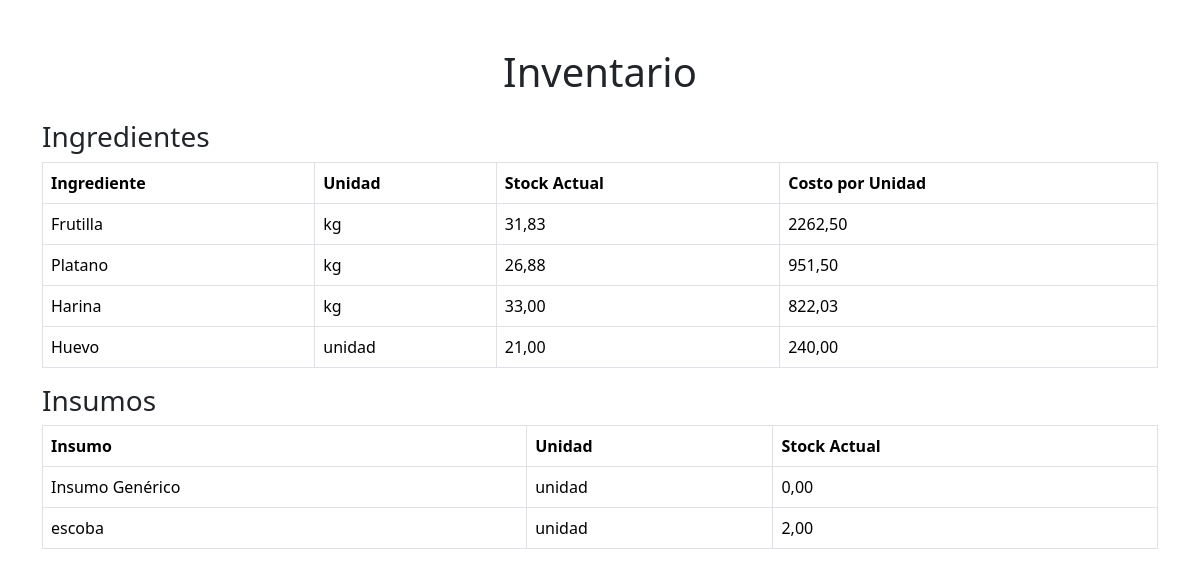
Screenshot of /inventario/ (signed in) with the database file from the repository.
### myapp/models.py (models this page shows, shortened)
class Ingrediente(models.Model):
    CATEGORIAS = [
        ('base', 'Base'),          # Ingredientes básicos, como harina o leche.
        ('adicional', 'Adicional')  # Ingredientes adicionales, como frutas o toppings.
    ]
    nombre = models.CharField(max_length=50, unique=True)  # Nombre único del ingrediente.
    unidad_medida = models.CharField(                     # Unidad en la que se mide.
        max_length=20,
        choices=[
            ('kg', 'Kilogramo'),
            ('litro', 'Litro'),
            ('unidad', 'Unidad'),
        ],
        default='unidad'
    )
    costo_por_unidad = models.DecimalField(               # Costo promedio ponderado del ingrediente.
        max_digits=10,
        decimal_places=2,
        default=0.0,
        editable=False  # No se modifica directamente por el usuario.
    )
    stock_actual = models.DecimalField(                   # Cantidad actual en stock.
        max_digits=10,
        decimal_places=2,
        default=0.0
    )
    categoria = models.CharField(                         # Clasificación del ingrediente.
        max_length=20,
        choices=CATEGORIAS,
        default='adicional'
    )

class Insumo(models.Model):
    nombre = models.CharField(max_length=50, unique=True)
    unidad_medida = models.CharField(
        max_length=20,
        choices=[
            ('unidad', 'Unidad'),
        ],
        default='unidad'
    )
    stock_actual = models.DecimalField(max_digits=10, decimal_places=2, default=0.0)

### myapp/views.py (the view)
# urls.py: path('inventario/', views.lista_inventario, name='lista_inventario'),
@login_required
def lista_inventario(request):
    ingredientes = Ingrediente.objects.all()
    insumos = Insumo.objects.all()
    return render(request, 'lista_inventario.html', {
        'ingredientes': ingredientes,
        'insumos': insumos
    })

### myapp/templates/lista_inventario.html (shortened to what this page needs)
<!DOCTYPE html>
<html lang="es">
<head>
    <link rel="stylesheet" href="https://cdn.jsdelivr.net/npm/bootstrap@5.3.3/dist/css/bootstrap.min.css">
</head>
<body>
    <div class="container mt-5">
        <h1 class="text-center mb-4">Inventario</h1>
        <h3>Ingredientes</h3>
        <table class="table table-bordered">
            <thead>
                <tr>
                    <th>Ingrediente</th>
                    <th>Unidad</th>
                    <th>Stock Actual</th>
                    <th>Costo por Unidad</th>
                </tr>
            </thead>
            <tbody>
                {% for ingrediente in ingredientes %}
                <tr>
                    <td>{{ ingrediente.nombre }}</td>
                    <td>{{ ingrediente.unidad_medida }}</td>
                    <td>{{ ingrediente.stock_actual|floatformat:2 }}</td>
                    <td>{{ ingrediente.costo_por_unidad|floatformat:2 }}</td>
                </tr>
                {% endfor %}
            </tbody>
        </table>
        <h3>Insumos</h3>
        <table class="table table-bordered">
            <thead>
                <tr>
                    <th>Insumo</th>
                    <th>Unidad</th>
                    <th>Stock Actual</th>
                </tr>
            </thead>
            <tbody>
                {% for insumo in insumos %}
                <tr>
                    <td>{{ insumo.nombre }}</td>
                    <td>{{ insumo.unidad_medida }}</td>
                    <td>{{ insumo.stock_actual|floatformat:2 }}</td>
                </tr>
                {% endfor %}
            </tbody>
        </table>
    </div>
</body>
</html>

### rows the page displays
Ingrediente: nombre "Frutilla", unidad_medida "kg", stock_actual "31,83", costo_por_unidad "2262,50"
Ingrediente: nombre "Platano", unidad_medida "kg", stock_actual "26,88", costo_por_unidad "951,50"
Ingrediente: nombre "Harina", unidad_medida "kg", stock_actual "33,00", costo_por_unidad "822,03"
Ingrediente: nombre "Huevo", unidad_medida "unidad", stock_actual "21,00", costo_por_unidad "240,00"
Insumo: nombre "Insumo Genérico", unidad_medida "unidad", stock_actual "0,00"
Insumo: nombre "escoba", unidad_medida "unidad", stock_actual "2,00"
